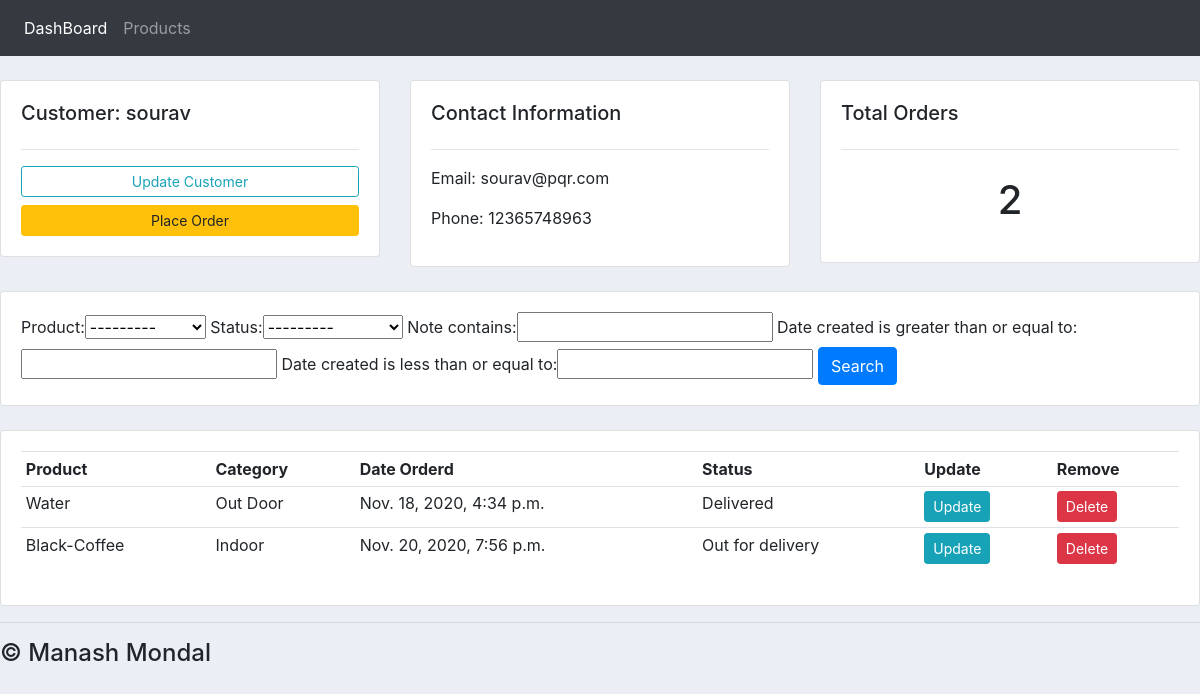
The page /customers/3/ on the database its author committed.
### CoffeeShop/models.py (models this page shows, shortened)
class Customer(models.Model):
	name = models.CharField(max_length=200, null=True)
	phone = models.CharField(max_length=200, null=True)
	email = models.CharField(max_length=200, null=True)
	date_created = models.DateTimeField(auto_now_add=True, null=True)

class Order(models.Model):
	STATUS = (
			('Pending', 'Pending'),
			('Out for delivery', 'Out for delivery'),
			('Delivered', 'Delivered'),
			)
	customer = models.ForeignKey(Customer, null=True, on_delete= models.SET_NULL)
	product = models.ForeignKey(Product, null=True, on_delete= models.SET_NULL)
	date_created = models.DateTimeField(auto_now_add=True, null=True)
	status = models.CharField(max_length=200, null=True, choices=STATUS)
	note = models.CharField(max_length = 500, null = True)

class Product(models.Model):
	CATEGORY = (
			('Indoor', 'Indoor'),
			('Out Door', 'Out Door'),
			)
	name = models.CharField(max_length=200, null=True)
	price = models.FloatField(null=True)
	category = models.CharField(max_length=200, null=True, choices=CATEGORY)
	description = models.CharField(max_length=200, null=True, blank=True)
	date_created = models.DateTimeField(auto_now_add=True, null=True)
	tags = models.ManyToManyField(Tag)
	def __str__(self):
		return self.name

### CoffeeShop/views.py (the view)
# urls.py: path('customers/<str:pk>/',views.customers, name="customer"),
def customers(request,pk):
    customer= Customer.objects.get(id=pk)
    orders= customer.order_set.all()
    order_count = orders.count()
    myFilter = OrderFilter(request.GET, queryset = orders)
    orders = myFilter.qs
    container = {
        'customer':customer,
        'orders':orders,
        'order_count':order_count,
        'myFilter':myFilter,
    }
    return render(request, 'CoffeeShop/customers.html', container)

### CoffeeShop/templates/CoffeeShop/customers.html
{% extends 'CoffeeShop/base.html' %}
{% block content %}
	<br>
    <div class="row">
        <div class="col-md">
            <div class="card card-body">
                <h5>Customer: {{customer.name}}</h5>
                <hr>
                <a class="btn btn-outline-info  btn-sm btn-block" href="">Update Customer</a>
                <a class="btn btn-warning  btn-sm btn-block" href="{% url 'createOrder' customer.id %}">Place Order</a>
            </div>
        </div>
        <div class="col-md">
            <div class="card card-body">
                <h5>Contact Information</h5>
                <hr>
                <p>Email: {{customer.email}}</p>
                <p>Phone: {{customer.phone}}</p>
            </div>
        </div>
        <div class="col-md">
            <div class="card card-body">
                <h5>Total Orders</h5>
                <hr>
                <h1 style="text-align: center;padding: 10px">{{order_count}}</h1>
            </div>
        </div>
    </div>
    <br>
    <div class="row">
        <div class="col">
            <div class="card card-body">
                <form method="get">
                    {{ myFilter.form }}
                <button class="btn btn-primary" type="submit">Search</button>
              </form>
            </div>
        </div>
    </div>
    <br>
    <div class="row">
        <div class="col-md">
            <div class="card card-body">
                <table class="table table-sm">
                    <tr>
                        <th>Product</th>
                        <th>Category</th>
                        <th>Date Orderd</th>
                        <th>Status</th>
                        <th>Update</th>
                        <th>Remove</th>
                    </tr>
                    {% for i in orders %}
                        <tr>
                            <td>{{i.product}}</td>
                            <td>{{i.product.category}}</td>
                            <td>{{i.date_created}}</td>
                            <td>{{i.status}}</td>
                            <td><a class="btn btn-sm btn-info" href="{% url 'updateOrder' i.id %}">Update</a></td>
						<td><a class="btn btn-sm btn-danger" href="{% url 'deleteOrder' i.id %}">Delete</a></td>
                        </tr>
                    {% endfor %}
                </table>
            </div>
        </div>
    </div>
{% endblock %}

### static/css/styles.css (style rules this page uses)
body { background-color: #ebeff5; }

### rows shown on the page
Customer: name "sourav", email "sourav@pqr.com", phone "12365748963"
Order: product "Water", product.category "Out Door", date_created "Nov. 18, 2020, 4:34 p.m.", status "Delivered"
Order: product "Black-Coffee", product.category "Indoor", date_created "Nov. 20, 2020, 7:56 p.m.", status "Out for delivery"

### other values the page prints
{{ order_count }} "2"
